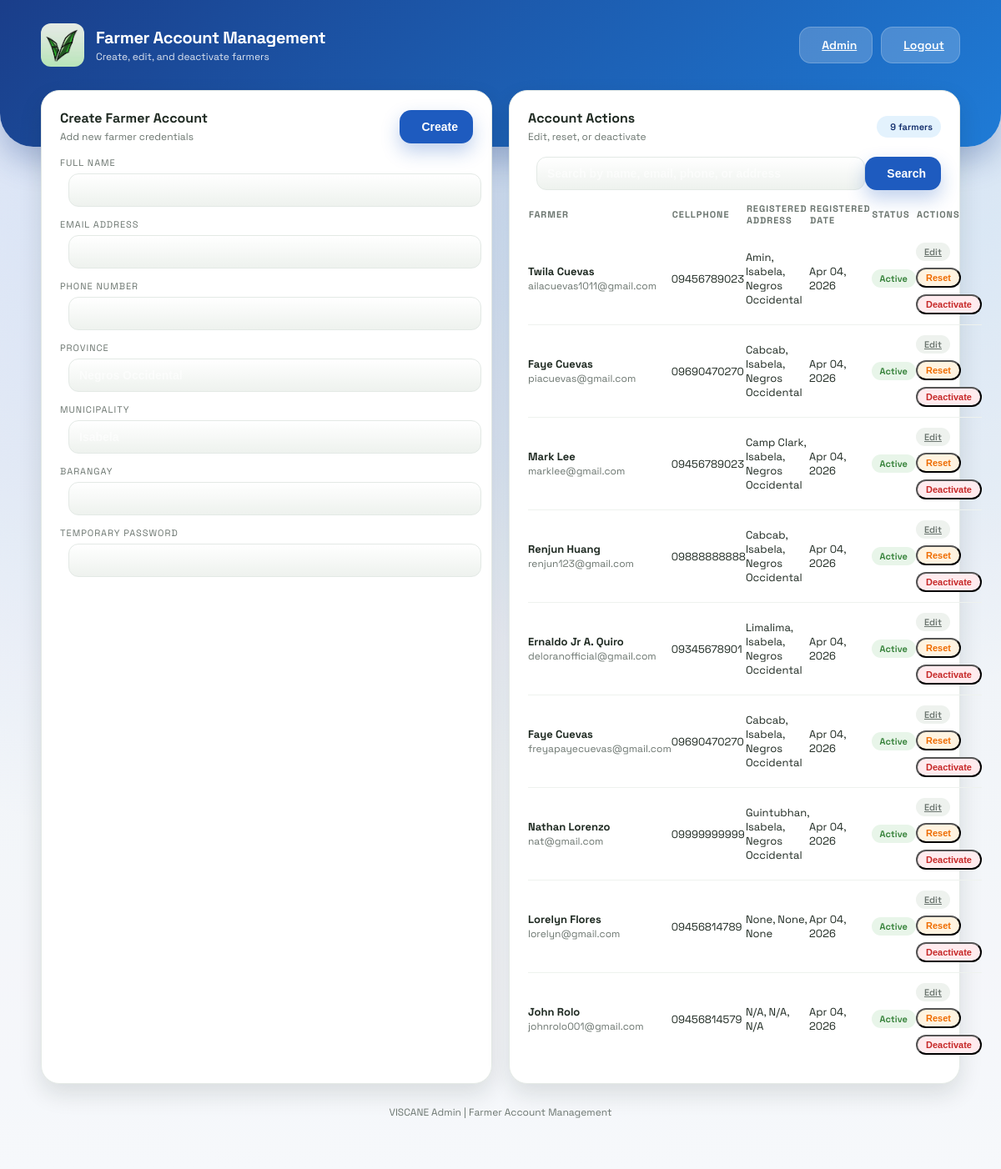
The page /admin/farmers (signed in) on the database as committed earlier.
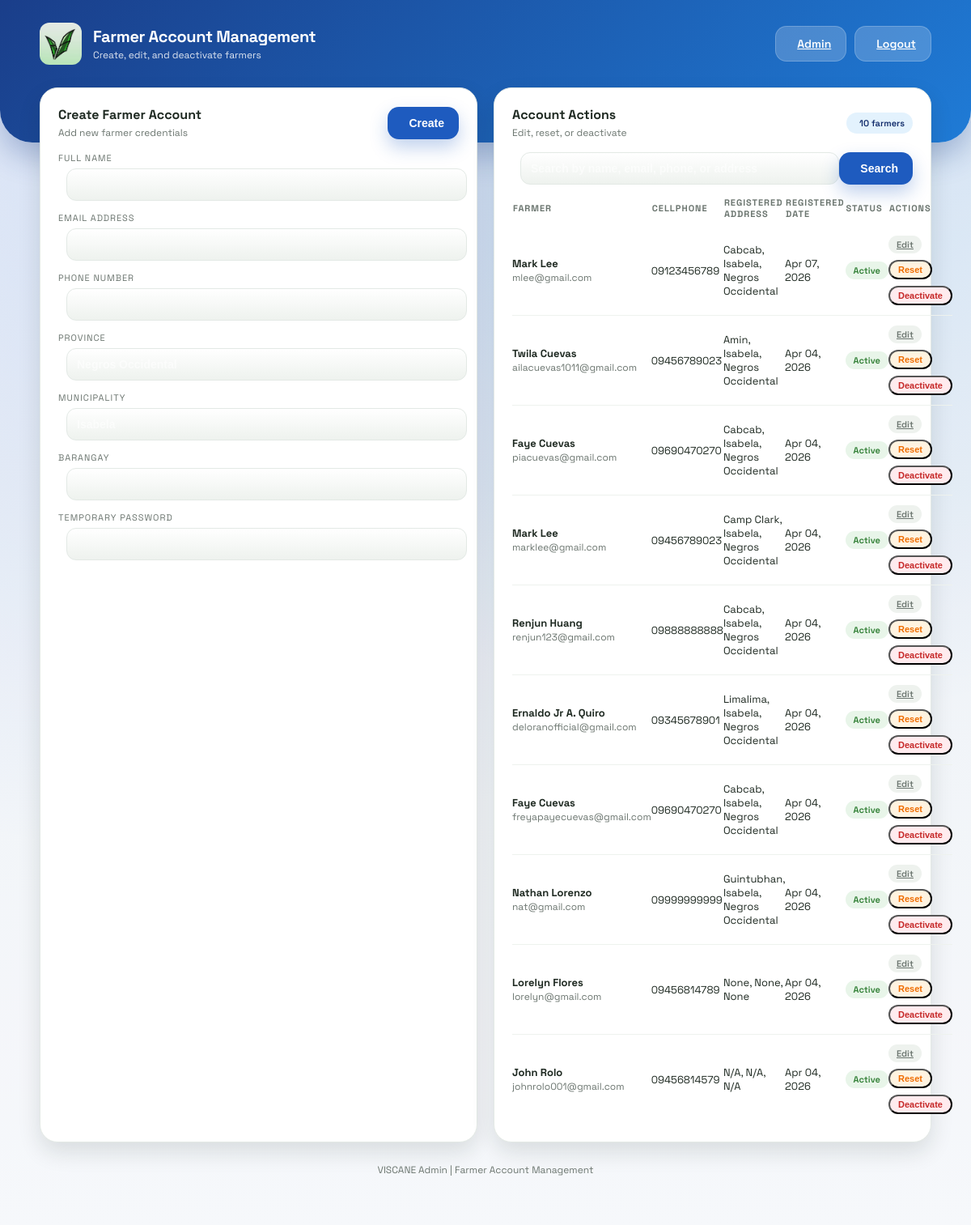
The same page on the database as committed later.
### models.py (models this page shows)
class User(db.Model):
    id = db.Column(db.Integer, primary_key=True)
    fullname = db.Column(db.String(100), nullable=False)
    email = db.Column(db.String(120), unique=True, nullable=False)
    phone = db.Column(db.String(20), nullable=False)
    password = db.Column(db.String(200), nullable=False)
    created_at = db.Column(db.DateTime, default=datetime.utcnow, nullable=False)
    province = db.Column(db.String(120), nullable=True)
    municipality = db.Column(db.String(120), nullable=True)
    barangay = db.Column(db.String(120), nullable=True)
    is_active = db.Column(db.Boolean, nullable=False, default=True)
    is_archived = db.Column(db.Boolean, nullable=False, default=False)

### app.py (the view, shortened to what this page needs)
@app.route('/admin/farmers', methods=['GET', 'POST'])
@login_required
def admin_farmers():
    message = request.args.get('message')
    error = request.args.get('error')
    search = request.args.get('search', '').strip()
    users_query = User.query.filter_by(is_archived=False)
    users = users_query.order_by(User.id.desc()).all()
    return render_template(
        'admin_farmers.html',
        users=users,
        message=message,
        error=error,
        search=search,
        current_admin=get_current_admin()
    )

### app.py (called while the page is built)
def login_required(view):
    @wraps(view)
    def wrapped(*args, **kwargs):
        if not session.get('admin_id'):
            return redirect(url_for('admin_login'))
        return view(*args, **kwargs)
    return wrapped

def get_current_admin():
    admin_id = session.get('admin_id')
    if not admin_id:
        return None
    admin = Admin.query.get(admin_id)
    if not admin or admin.is_archived:
        return None
    return admin

### templates/admin_farmers.html (shortened to what this page needs)
<!DOCTYPE html>
<html lang="en">
<head>
    <link rel="stylesheet" href="{{ url_for('static', filename='style.css') }}">
</head>
<body class="admin-layout">
    <div class="dashboard-bg"></div>
    <header class="dashboard-header">
        <div class="header-content">
            <div class="brand">
                <div class="brand-icon">
                    <img src="{{ url_for('static', filename='logo.jpg') }}" alt="VISCANE Logo" style="width: 100%; height: 100%; object-fit: cover; border-radius: 12px;">
                </div>
                <div>
                    <p class="brand-title">Farmer Account Management</p>
                    <p class="brand-subtitle">Create, edit, and deactivate farmers</p>
                </div>
            </div>
            <div class="header-actions">
                <a class="btn light" href="/admin">
                    Admin
                </a>
                <a class="btn light" href="/admin-logout">
                    Logout
                </a>
            </div>
        </div>
    </header>
    <main class="dashboard-container fade-in">
        <section class="section-grid two-col">
            <form class="panel" method="POST">
                <div class="panel-header">
                    <div>
                        <h3 class="panel-title">Create Farmer Account</h3>
                        <p class="panel-subtitle">Add new farmer credentials</p>
                    </div>
                    <button class="btn primary" type="submit">
                        Create
                    </button>
                </div>
                <div class="stat-label">Full Name</div>
                <input class="stat-input" type="text" name="fullname" required>
                <div class="stat-label">Email Address</div>
                <input class="stat-input" type="email" name="email" required>
                <div class="stat-label">Phone Number</div>
                <input class="stat-input" type="text" name="phone" required>
                <div class="stat-label">Province</div>
                <input class="stat-input" type="text" name="province" placeholder="Negros Occidental">
                <div class="stat-label">Municipality</div>
                <input class="stat-input" type="text" name="municipality" placeholder="Isabela">
                <div class="stat-label">Barangay</div>
                <input class="stat-input" type="text" name="barangay">
                <div class="stat-label">Temporary Password</div>
                <input class="stat-input" type="text" name="password" required>
            </form>
            <div class="panel">
                <div class="panel-header">
                    <div>
                        <h3 class="panel-title">Account Actions</h3>
                        <p class="panel-subtitle">Edit, reset, or deactivate</p>
                    </div>
                    <span class="badge">{{ users|length }} farmers</span>
                </div>
                <form class="admin-search-row" method="GET" action="/admin/farmers">
                    <input class="stat-input" type="text" name="search" placeholder="Search by name, email, phone, or address" value="{{ search or '' }}">
                    <button class="btn primary" type="submit">
                        Search
                    </button>
                </form>
                <table class="data-table">
                    <thead>
                        <tr>
                            <th>Farmer</th>
                            <th>Cellphone</th>
                            <th>Registered Address</th>
                            <th>Registered Date</th>
                            <th>Status</th>
                            <th>Actions</th>
                        </tr>
                    </thead>
                    <tbody>
                        {% if users %}
                            {% for user in users %}
                                <tr>
                                    <td>
                                        <strong>{{ user.fullname }}</strong><br>
                                        <span class="list-meta">{{ user.email }}</span>
                                    </td>
                                    <td>{{ user.phone or 'N/A' }}</td>
                                    <td>{{ user.barangay or 'N/A' }}, {{ user.municipality or 'N/A' }}, {{ user.province or 'N/A' }}</td>
                                    <td>
                                        {% if user.created_at %}
                                            {{ user.created_at.strftime('%b %d, %Y') }}
                                        {% else %}
                                            N/A
                                        {% endif %}
                                    </td>
                                    <td>
                                        {% if user.is_active %}
                                            <span class="tag success">Active</span>
                                        {% else %}
                                            <span class="tag alert">Inactive</span>
                                        {% endif %}
                                    </td>
                                    <td>
                                        <div class="admin-action-row">
                                            <a class="tag" href="/admin/farmers/{{ user.id }}/edit">Edit</a>
                                            <form method="POST" action="/admin/farmers">
                                                <button class="tag warning" type="submit">Reset</button>
                                            </form>
                                            <form method="POST" action="/admin/farmers">
                                                {% if user.is_active %}
                                                    <button class="tag alert" type="submit">Deactivate</button>
                                                {% else %}
                                                    <input type="hidden" name="action" value="activate">
                                                    <input type="hidden" name="user_id" value="{{ user.id }}">
                                                    <button class="tag success" type="submit">Activate</button>
                                                {% endif %}
                                            </form>
                                        </div>
                                    </td>
                                </tr>
                            {% endfor %}
                        {% else %}
                            <tr>
                                <td colspan="6">No farmers registered yet.</td>
                            </tr>
                        {% endif %}
                    </tbody>
                </table>
            </div>
        </section>
        <div class="footer-link">VISCANE Admin | Farmer Account Management</div>
    </main>
</body>
</html>

Rows that differ between the two databases and show on the page:
added User: fullname "Mark Lee", email "mlee@gmail.com", phone "09123456789", barangay "Cabcab", municipality "Isabela", province "Negros Occidental", created_at "Apr 07, 2026", is_active "Active"
Other text that changed with them:
{{ users|length }}: "9" → "10"
